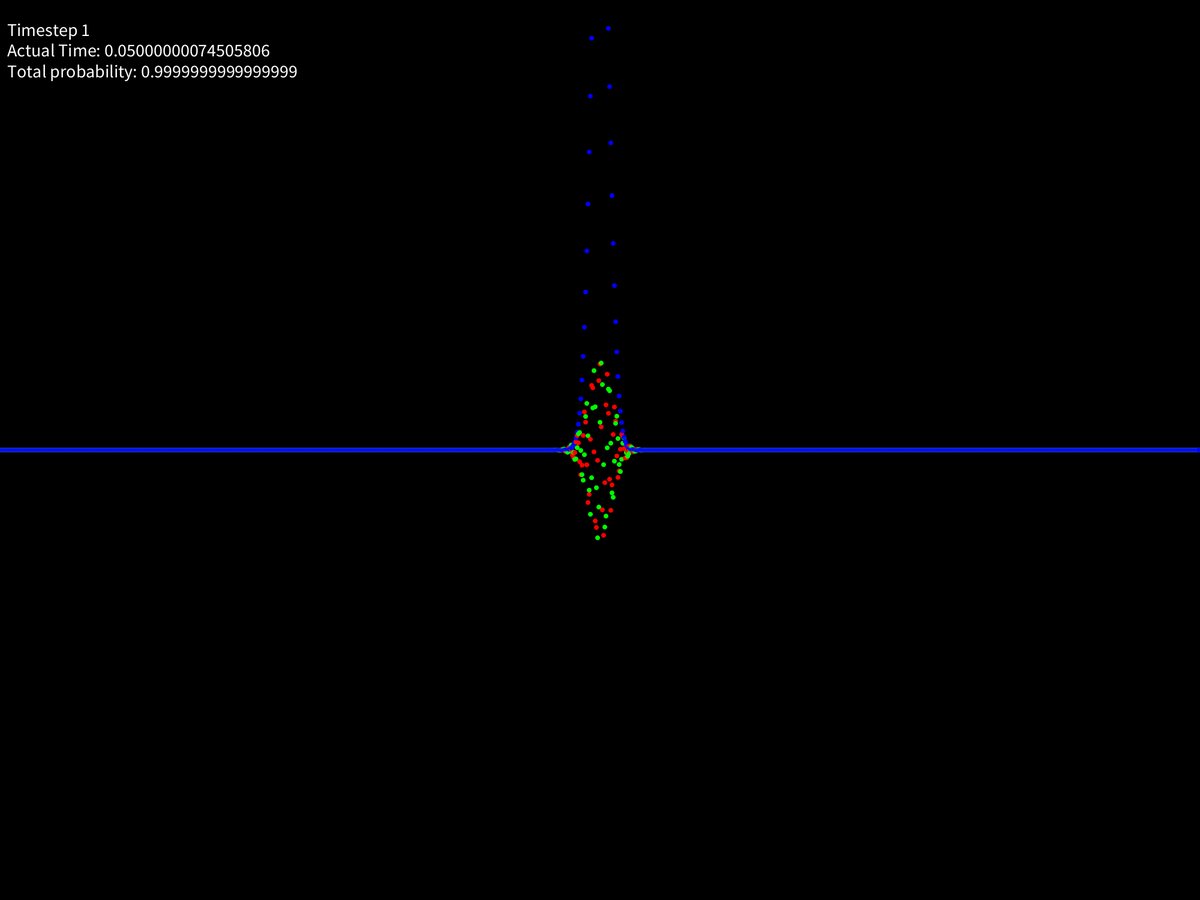
Frame 1 (no input)
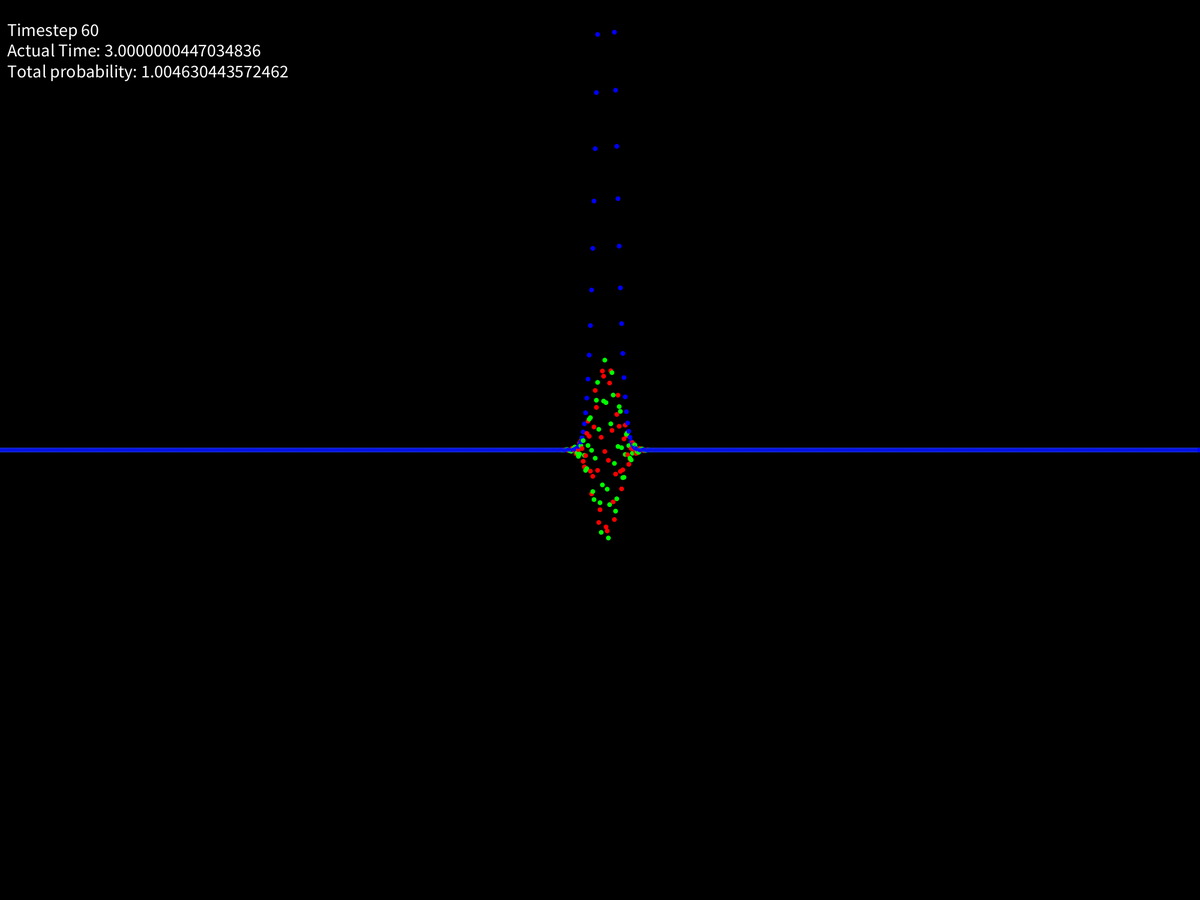
Frame 60 (the mouse pressed at the canvas centre just before this capture)
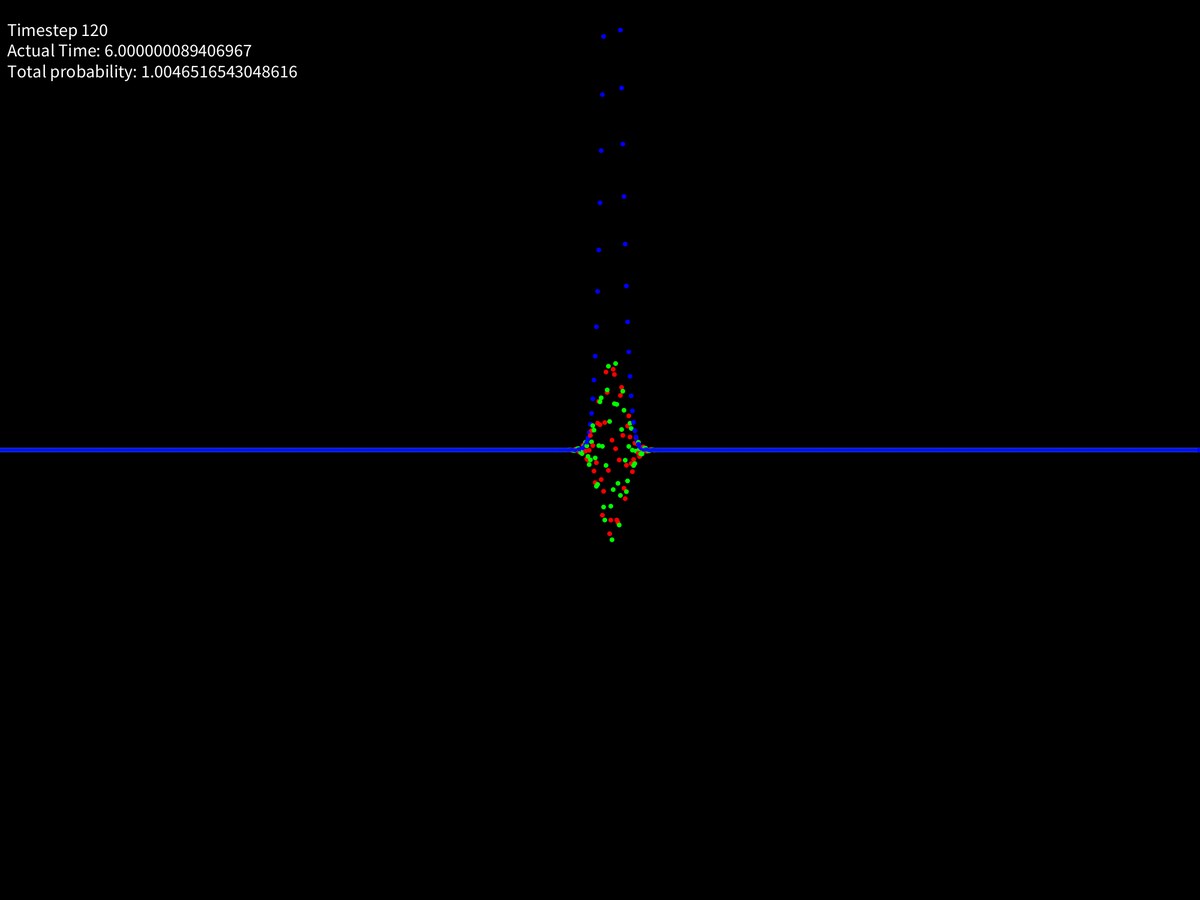
Frame 120 (the mouse held since frame 60 and released just before this capture)

The Processing sketch that drew these frames (run headless with seeded random() and noise(); from frame 60 on, the mouse is pressed at the canvas centre):

// Processing sketch: schrodinger
// ── schrodinger.pde
int numIndex=1000;
double interval=1;
double timestep=0.05;
double latSpace;
State[] states = new State[numIndex];
int counter;

void setup()
{
	size(2000, 1500);
	latSpace = (double) width / (double) numIndex;
	for(int i=0; i < numIndex; i++)
	{
		double x = findCoordinate(i);
		double a1 = 0.01;
		double totalAmplitude = (double) 1 / Math.sqrt(Math.sqrt(Math.PI) * a1) * Math.exp(0 - Math.pow(x,2) / (2 * Math.pow(a1,2)));

		double a = totalAmplitude * Math.cos((x-1000)*1000);
		double b = totalAmplitude * Math.sin((x-1000)*1000);

		/*
		double a = totalAmplitude * 1;
		double b = totalAmplitude * 0;
		*/

		states[i] = new State(a,b);
	}
	counter=0;
	frameRate(1000);
}

void draw()
{
	background(0);
	double prob=0;
	for(State current : states)
	{
		prob += Math.pow(current.getA(),2) + Math.pow(current.getB(),2);
	}
	prob = prob / (double) numIndex * (double) interval;
	for(State current : states)
	{
		current.setA(current.getA() / Math.sqrt(prob));
		current.setB(current.getB() / Math.sqrt(prob));
	}
	timeEvolve();
	counter++;
	textSize(30);
	fill(255);
	text("Timestep " + counter + "\nActual Time: " + counter * timestep + "\nTotal probability: " + prob, 12, 60);

	render();
}

void timeEvolve()
{
	//Create a temporary array to store the current states for evolve
	State[] temp = new State[numIndex];
	State[] tempsix = new State[numIndex];
	State[] temp1 = new State[numIndex];
	State[] temp2 = new State[numIndex];
	State[] temphalf = new State[numIndex];
	for(int i=0; i < numIndex; i++)
	{
		temp[i]=states[i];
	}
	tempsix[0] = states[0];
	temp1[0] = states[0];
	temp2[0] = states[0];
	temphalf[0] = states[0];
	tempsix[numIndex-1] = states[numIndex-1];
	temp1[numIndex-1] = states[numIndex-1];
	temp2[numIndex-1] = states[numIndex-1];
	temphalf[numIndex-1] = states[numIndex-1];
	for(int i=1; i < numIndex-1; i++)
	{
		tempsix[i]=temp[i].evolve(temp[i-1],temp[i+1],(double)1/(double)6);
	}
	for(int i=1; i < numIndex-1; i++)
	{
		temp1[i]=states[i].evolve(tempsix[i-1],tempsix[i+1],(double)1/(double)3);
	}
	for(int i=1; i < numIndex-1; i++)
	{
		temp2[i]=states[i].evolve(temp1[i-1],temp1[i+1],(double)2/(double)3);
	}
	for(int i=1; i < numIndex-1; i++)
	{
		double halfA = ((double)1/(double)2) * (temp1[i].getA() + temp2[i].getA());
		double halfB = ((double)1/(double)2) * (temp1[i].getB() + temp2[i].getB());
		temphalf[i] = new State(halfA,halfB);
	}
	for(int i=1; i < numIndex-1; i++)
	{
		states[i]=states[i].evolve(temphalf[i-1],temphalf[i+1],(double)1);
	}
}

//Find the actual x-coordinate of an index i
double findCoordinate(int i)
{
	i = i - numIndex/2;
	return (double) i * (double) interval / (double) numIndex;
}

float findDisplayX(int index)
{
	return (float) index * (float) latSpace;
}

float findDisplayY(double y)
{
	return (float)(height/2) - 20*(float)y;
}

//Render the array of states
void render()
{
	noStroke();

	for(int i=0; i < numIndex; i++)
	{
		//Access the x and y coordinates of each state
		double x = findCoordinate(i);
		double y = states[i].getA();
		double yb = states[i].getB();
		//Draw an ellipse at each x and y coordinate
		fill(255,0,0);
		ellipse(findDisplayX(i), findDisplayY(y), 8, 8);
		fill(0,255,0);
		ellipse(findDisplayX(i), findDisplayY(yb), 8, 8);
		double overall = Math.pow(y,2) + Math.pow(yb,2);
		fill(0,0,255);
		ellipse(findDisplayX(i), findDisplayY(overall), 8, 8);
	}
}


class State
{
	double a;
	double b;

	State(double a, double b)
	{
		this.a = a;
		this.b = b;
	}

	//Approximate a time derivate of this state in the lattice
	State timeDerivative(State left, State right)
	{
		double newB = right.getA() + left.getA() - (double)2*this.a;
		double newA = (double)2*this.b - right.getB() - left.getB();
		return new State(newA,newB);
	}

	//Use the timeDerivative() function to evolve forward in time by one time step
	State evolve(State left, State right, double frac)
	{
		State dt = timeDerivative(left,right);
		double tempA = this.a + frac * timestep * dt.getA();
		double tempB = this.b + frac * timestep * dt.getB();
		return new State(tempA, tempB);
	}

	//get-setters
	double getA()
	{
		return a;
	}
	double getB()
	{
		return b;
	}
	void setA(double a)
	{
		this.a = a;
	}
	void setB(double b)
	{
		this.b = b;
	}

	String toString()
	{
		return "" + a + "," + b;
	}
}
